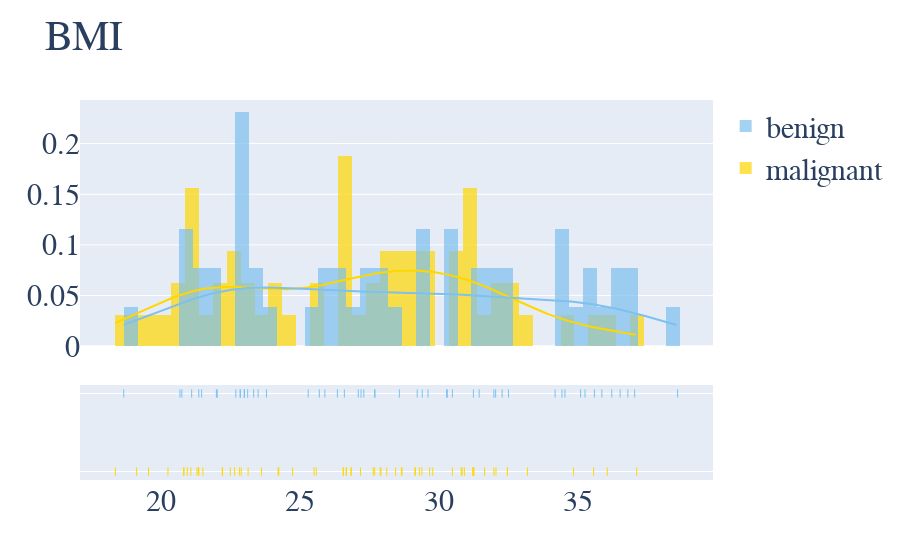

Notebook code cell kept with this figure:
### Code cell
plot_distribution('BMI', .5)

### Figure 1 — Plotly figure (JSON) as saved in the notebook; plotly's stock layout.template omitted (floating-point values rounded to 4 significant figures; data arrays with more than 128 entries replaced by an {"elided": "..."} marker saying what was removed)
{"data": [{"autobinx": false, "histnorm": "probability density", "legendgroup": "malignant", "marker": {"color": "#FFD700"}, "name": "malignant", "opacity": 0.7, "type": "histogram", "x": [21.3, 20.83, 20.96, 24.24, 21.36, 21.08, 19.13, 22.66, 22.5, 21.51, 21.37, 22.89, 22.83, 23.14, 24.22, 22.22, 20.83, 19.56, 20.26, 24.74, 18.37, 23.62, 22.21, 26.56, 31.98, 31.25, 26.67, 26.67, 28.67, 31.64, 32.46, 25.51, 29.3, 29.67, 28.12, 27.69, 31.25, 29.15, 30.84, 31.22, 30.8, 32.46, 31.23, 29.78, 27.89, 27.64, 27.92, 28.44, 28.65, 26.56, 30.92, 29.14, 34.84, 37.11, 29.38, 33.18, 35.56, 30.48, 36.05, 26.85, 26.84, 32.05, 25.59, 27.18], "xaxis": "x", "xbins": {"end": 37.11, "size": 0.5, "start": 18.37}, "yaxis": "y"}, {"autobinx": false, "histnorm": "probability density", "legendgroup": "benign", "marker": {"color": "#7EC0EE"}, "name": "benign", "opacity": 0.7, "type": "histogram", "x": [23.5, 20.69, 23.12, 21.37, 21.11, 22.85, 22.7, 23.8, 22, 23, 21.47, 23.01, 22.86, 18.67, 23.34, 20.76, 22.03, 32.04, 34.53, 36.51, 28.58, 31.98, 32.27, 30.28, 30.48, 37.04, 38.58, 31.45, 35.25, 34.17, 36.21, 36.79, 35.86, 34.42, 27.69, 29.61, 31.24, 35.09, 26.35, 35.59, 29.22, 27.2, 27.3, 32.5, 30.3, 27.7, 25.7, 25.3, 29.4, 26.6, 27.1, 25.9], "xaxis": "x", "xbins": {"end": 38.58, "size": 0.5, "start": 18.67}, "yaxis": "y"}, {"legendgroup": "malignant", "marker": {"color": "#FFD700"}, "mode": "lines", "name": "malignant", "showlegend": false, "type": "scatter", "x": {"elided": "500 float values"}, "xaxis": "x", "y": {"elided": "500 float values"}, "yaxis": "y"}, {"legendgroup": "benign", "marker": {"color": "#7EC0EE"}, "mode": "lines", "name": "benign", "showlegend": false, "type": "scatter", "x": {"elided": "500 float values"}, "xaxis": "x", "y": {"elided": "500 float values"}, "yaxis": "y"}, {"legendgroup": "malignant", "marker": {"color": "#FFD700", "symbol": "line-ns-open"}, "mode": "markers", "name": "malignant", "showlegend": false, "type": "scatter", "x": [21.3, 20.83, 20.96, 24.24, 21.36, 21.08, 19.13, 22.66, 22.5, 21.51, 21.37, 22.89, 22.83, 23.14, 24.22, 22.22, 20.83, 19.56, 20.26, 24.74, 18.37, 23.62, 22.21, 26.56, 31.98, 31.25, 26.67, 26.67, 28.67, 31.64, 32.46, 25.51, 29.3, 29.67, 28.12, 27.69, 31.25, 29.15, 30.84, 31.22, 30.8, 32.46, 31.23, 29.78, 27.89, 27.64, 27.92, 28.44, 28.65, 26.56, 30.92, 29.14, 34.84, 37.11, 29.38, 33.18, 35.56, 30.48, 36.05, 26.85, 26.84, 32.05, 25.59, 27.18], "xaxis": "x", "y": ["malignant", "malignant", "malignant", "malignant", "malignant", "malignant", "malignant", "malignant", "malignant", "malignant", "malignant", "malignant", "malignant", "malignant", "malignant", "malignant", "malignant", "malignant", "malignant", "malignant", "malignant", "malignant", "malignant", "malignant", "malignant", "malignant", "malignant", "malignant", "malignant", "malignant", "malignant", "malignant", "malignant", "malignant", "malignant", "malignant", "malignant", "malignant", "malignant", "malignant", "malignant", "malignant", "malignant", "malignant", "malignant", "malignant", "malignant", "malignant", "malignant", "malignant", "malignant", "malignant", "malignant", "malignant", "malignant", "malignant", "malignant", "malignant", "malignant", "malignant", "malignant", "malignant", "malignant", "malignant"], "yaxis": "y2"}, {"legendgroup": "benign", "marker": {"color": "#7EC0EE", "symbol": "line-ns-open"}, "mode": "markers", "name": "benign", "showlegend": false, "type": "scatter", "x": [23.5, 20.69, 23.12, 21.37, 21.11, 22.85, 22.7, 23.8, 22, 23, 21.47, 23.01, 22.86, 18.67, 23.34, 20.76, 22.03, 32.04, 34.53, 36.51, 28.58, 31.98, 32.27, 30.28, 30.48, 37.04, 38.58, 31.45, 35.25, 34.17, 36.21, 36.79, 35.86, 34.42, 27.69, 29.61, 31.24, 35.09, 26.35, 35.59, 29.22, 27.2, 27.3, 32.5, 30.3, 27.7, 25.7, 25.3, 29.4, 26.6, 27.1, 25.9], "xaxis": "x", "y": ["benign", "benign", "benign", "benign", "benign", "benign", "benign", "benign", "benign", "benign", "benign", "benign", "benign", "benign", "benign", "benign", "benign", "benign", "benign", "benign", "benign", "benign", "benign", "benign", "benign", "benign", "benign", "benign", "benign", "benign", "benign", "benign", "benign", "benign", "benign", "benign", "benign", "benign", "benign", "benign", "benign", "benign", "benign", "benign", "benign", "benign", "benign", "benign", "benign", "benign", "benign", "benign"], "yaxis": "y2"}], "layout": {"barmode": "overlay", "font": {"family": "Arial", "size": 30}, "hovermode": "closest", "legend": {"traceorder": "reversed"}, "title": {"text": "BMI"}, "xaxis": {"anchor": "y2", "domain": [0, 1], "zeroline": false}, "yaxis": {"anchor": "free", "domain": [0.35, 1], "position": 0}, "yaxis2": {"anchor": "x", "domain": [0, 0.25], "dtick": 1, "showticklabels": false}}}
